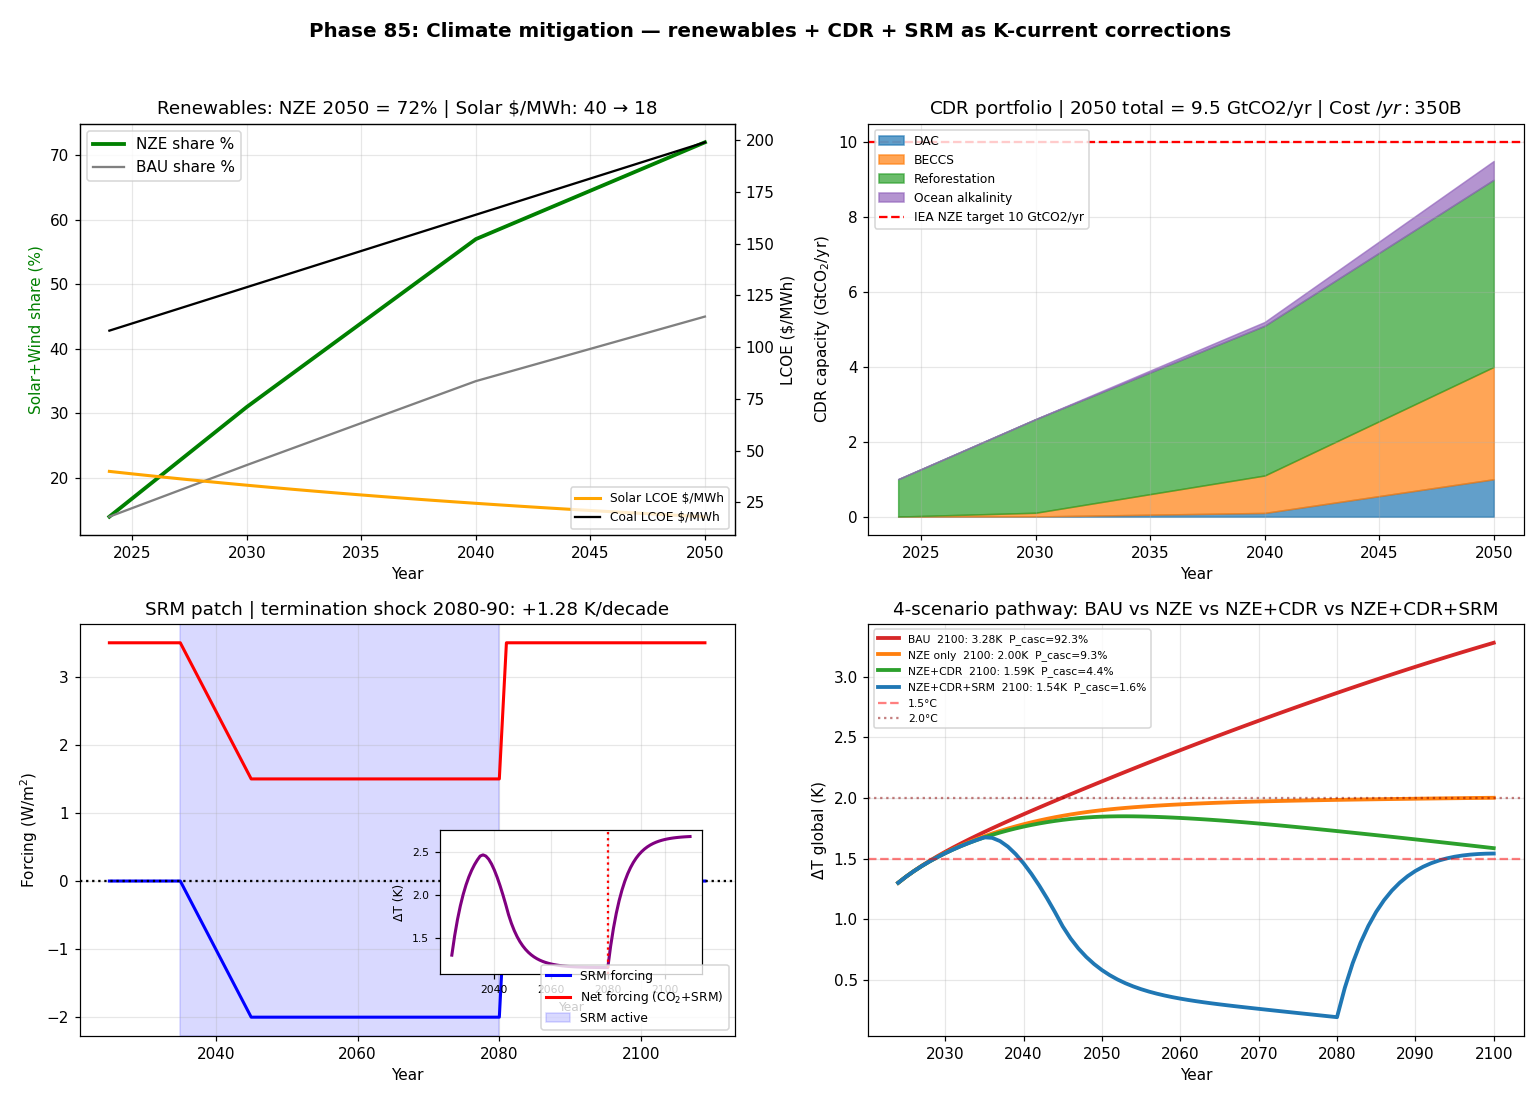

This figure's Python source:
"""
Phase 85: Climate mitigation — renewables, CDR, SRM
Tier 1 #11 — Phase 3/4

4 numerical experiments:
1. Renewable share trajectory (2024-2050) + LCOE curves
2. CDR portfolio buildup (DAC + BECCS + reforestation + ocean alkalinity)
3. SRM forcing patch + termination shock simulation
4. 4-scenario temperature pathway (BAU / NZE / NZE+CDR / NZE+CDR+SRM)

Output: climate_mitigation.png + climate_mitigation_summary.json
"""

import json
import math
import numpy as np
import matplotlib.pyplot as plt
from scipy.integrate import odeint

# ----------------------------------------------------------------------
# Constants
# ----------------------------------------------------------------------
GtC_per_ppm = 2.13
DF_2X = 3.93
LAMBDA = 1.3  # W/m^2/K feedback parameter
C_OCEAN = 8.0  # W*yr/m^2/K effective ocean heat capacity


# ----------------------------------------------------------------------
# Test 1: Renewables trajectory + LCOE
# ----------------------------------------------------------------------
def renewable_share(year, scenario="NZE"):
    """Combined solar+wind share of global electricity."""
    if scenario == "BAU":
        anchors = [(2024, 14), (2030, 22), (2040, 35), (2050, 45)]
    elif scenario == "NZE":
        anchors = [(2024, 14), (2030, 31), (2040, 57), (2050, 72)]
    else:
        anchors = [(2024, 14), (2030, 40), (2040, 65), (2050, 80)]
    yrs = np.array([a[0] for a in anchors])
    sh = np.array([a[1] for a in anchors])
    return float(np.interp(year, yrs, sh))


def lcoe_solar(year):
    """Wright's law: ~22%/doubling cost decline, anchored at $40/MWh in 2024."""
    if year < 2024:
        return 40 * (1.10) ** (2024 - year)
    return 40 * (0.97) ** (year - 2024)


def lcoe_coal(year):
    """Coal stays roughly flat with carbon price burden later."""
    base = 108
    carbon_burden = 0.0
    if year > 2024:
        carbon_burden = (year - 2024) * 3.5  # gradual carbon price impact
    return base + carbon_burden


def test1_renewables():
    years = np.arange(2024, 2051)
    sh_nze = np.array([renewable_share(y, "NZE") for y in years])
    sh_bau = np.array([renewable_share(y, "BAU") for y in years])
    lcoe_s = np.array([lcoe_solar(y) for y in years])
    lcoe_c = np.array([lcoe_coal(y) for y in years])
    return {
        "years": years.tolist(),
        "share_NZE": sh_nze.tolist(),
        "share_BAU": sh_bau.tolist(),
        "lcoe_solar": lcoe_s.tolist(),
        "lcoe_coal": lcoe_c.tolist(),
        "lcoe_solar_2050": float(lcoe_s[-1]),
        "lcoe_coal_2050": float(lcoe_c[-1]),
        "share_NZE_2050": float(sh_nze[-1]),
    }


# ----------------------------------------------------------------------
# Test 2: CDR portfolio
# ----------------------------------------------------------------------
def cdr_capacity_Mt(year, tech):
    """Returns capacity in MtCO2/yr for given tech."""
    if tech == "DAC":
        anchors = [(2024, 0.01), (2030, 5), (2040, 100), (2050, 1000)]
    elif tech == "BECCS":
        anchors = [(2024, 2), (2030, 100), (2040, 1000), (2050, 3000)]
    elif tech == "Reforestation":
        anchors = [(2024, 1000), (2030, 2500), (2040, 4000), (2050, 5000)]
    elif tech == "Ocean alkalinity":
        anchors = [(2024, 0), (2030, 1), (2040, 100), (2050, 500)]
    else:
        return 0.0
    yrs = np.array([a[0] for a in anchors])
    cap = np.array([a[1] for a in anchors])
    return float(np.interp(year, yrs, cap))


def cdr_cost(year, tech):
    """Cost in $/tCO2."""
    curves = {
        "DAC":           [(2024, 600), (2030, 300), (2040, 150), (2050, 50)],
        "BECCS":         [(2024, 100), (2030, 80),  (2040, 60),  (2050, 50)],
        "Reforestation": [(2024, 30),  (2030, 25),  (2040, 22),  (2050, 20)],
        "Ocean alkalinity": [(2024, 200), (2030, 180), (2040, 130), (2050, 100)],
    }
    anchors = curves.get(tech, [(2024, 0), (2050, 0)])
    yrs = np.array([a[0] for a in anchors])
    cv = np.array([a[1] for a in anchors])
    return float(np.interp(year, yrs, cv))


def test2_cdr():
    years = np.arange(2024, 2051)
    techs = ["DAC", "BECCS", "Reforestation", "Ocean alkalinity"]
    out = {}
    total = np.zeros(len(years))
    total_cost = np.zeros(len(years))
    for tech in techs:
        cap = np.array([cdr_capacity_Mt(y, tech) for y in years])
        cost = np.array([cdr_cost(y, tech) for y in years])
        out[tech] = {
            "capacity_Mt_yr": cap.tolist(),
            "cost_USD_t": cost.tolist(),
        }
        total += cap
        total_cost += cap * cost  # MtCO2 * $/t
    return {
        "years": years.tolist(),
        "techs": out,
        "total_capacity_Mt_yr": total.tolist(),
        "total_capacity_Gt_2050": float(total[-1] / 1000),
        "iea_nze_target_Gt": 10.0,
        "annual_cost_billion_USD_2050": float(total_cost[-1] / 1000),  # M$ -> B$
    }


# ----------------------------------------------------------------------
# Test 3: SRM forcing + termination shock
# ----------------------------------------------------------------------
def srm_forcing(year, start=2035, stop=2080, peak_F=2.0):
    """Returns negative forcing (W/m^2) from stratospheric aerosol injection."""
    if year < start or year > stop:
        return 0.0
    # Ramp up over 10 years, plateau, then continue until stop
    if year < start + 10:
        return -peak_F * (year - start) / 10.0
    return -peak_F


def test3_srm():
    years = np.arange(2025, 2110)
    F_srm = np.array([srm_forcing(y) for y in years])
    # Termination shock simulation
    # Assume CO2 forcing keeps ~3.5 W/m^2 in 2080. After SRM stops, net forcing jumps
    F_co2 = 3.5  # constant for illustration
    F_net = F_co2 + F_srm
    # EBM:
    T0 = 1.3  # starting K above preindustrial
    T = [T0]
    dt = 1.0
    for i in range(1, len(years)):
        dT = (F_net[i] - LAMBDA * T[-1]) / C_OCEAN
        T.append(T[-1] + dT * dt)
    T = np.array(T)
    # Termination shock magnitude: rise over 10 yr after 2080
    idx_2080 = np.where(years == 2080)[0][0]
    idx_2090 = np.where(years == 2090)[0][0]
    shock_K = float(T[idx_2090] - T[idx_2080])
    return {
        "years": years.tolist(),
        "F_srm_Wm2": F_srm.tolist(),
        "F_net_Wm2": F_net.tolist(),
        "T_K": T.tolist(),
        "termination_shock_K_over_10yr": shock_K,
        "T_during_SRM_2070": float(T[np.where(years == 2070)[0][0]]),
        "T_after_2090": float(T[idx_2090]),
    }


# ----------------------------------------------------------------------
# Test 4: 4-scenario temperature pathway
# ----------------------------------------------------------------------
def emissions_path(year, scenario):
    """GtC/yr emissions."""
    if scenario == "BAU":
        anchors = [(2024, 11), (2030, 12), (2050, 13), (2080, 13), (2100, 12)]
    elif scenario == "NZE":
        anchors = [(2024, 11), (2030, 9), (2040, 5), (2050, 1.5), (2070, 0.5), (2100, 0.3)]
    elif scenario in ("NZE_CDR", "NZE_CDR_SRM"):
        # Same emissions but CDR offsets later
        anchors = [(2024, 11), (2030, 9), (2040, 5), (2050, 1.5), (2070, 0.5), (2100, 0.3)]
    else:
        anchors = [(2024, 11), (2100, 11)]
    yrs = np.array([a[0] for a in anchors])
    ev = np.array([a[1] for a in anchors])
    return float(np.interp(year, yrs, ev))


def cdr_total_GtC(year):
    """Convert CDR portfolio (Mt CO2) -> GtC equivalent."""
    techs = ["DAC", "BECCS", "Reforestation", "Ocean alkalinity"]
    total_Mt = sum(cdr_capacity_Mt(year, t) for t in techs)
    # 1 GtCO2 = 0.273 GtC
    return total_Mt / 1000.0 * 0.273


def simulate_temperature(scenario):
    """Simple EBM with CO2-driven forcing + optional CDR/SRM."""
    years = np.arange(2024, 2101)
    M_a = 880.0  # GtC current
    T = [1.3]
    ppm_list = [422.0]
    for i, y in enumerate(years[1:], 1):
        E = emissions_path(y, scenario)
        CDR = cdr_total_GtC(y) if "CDR" in scenario else 0.0
        net_E = E - CDR
        # Natural sinks remove ~50% of net positive emissions
        if net_E > 0:
            sinks = 0.50 * net_E
        else:
            sinks = 0.30 * net_E  # 30% re-emitted when negative
        M_a = M_a + (net_E - sinks)
        ppm = 280.0 + (M_a - 600.0) / GtC_per_ppm
        F_co2 = 5.35 * math.log(ppm / 280.0)
        # SRM patch
        F_srm = srm_forcing(y) if "SRM" in scenario else 0.0
        F_net = F_co2 + F_srm
        dT = (F_net - LAMBDA * T[-1]) / C_OCEAN
        T.append(T[-1] + dT)
        ppm_list.append(ppm)
    return years.tolist(), np.array(T).tolist(), ppm_list


def test4_scenarios():
    scenarios = ["BAU", "NZE", "NZE_CDR", "NZE_CDR_SRM"]
    out = {}
    for sc in scenarios:
        years, T, ppm = simulate_temperature(sc)
        out[sc] = {
            "years": years,
            "T_K": T,
            "ppm": ppm,
            "T_2050_K": T[years.index(2050)],
            "T_2100_K": T[-1],
            "ppm_2050": ppm[years.index(2050)],
            "ppm_2100": ppm[-1],
        }
    # Cascade tipping probability at T_2100
    def tipping_prob(T, Tc, sigma=0.3):
        return 1.0 / (1.0 + math.exp(-(T - Tc) / sigma))
    Tc_list = [1.6, 1.7, 2.5]
    for sc in scenarios:
        T_peak = max(out[sc]["T_K"])
        p_cascade = 1.0
        for Tc in Tc_list:
            p_cascade *= tipping_prob(T_peak, Tc)
        out[sc]["T_peak_K"] = float(T_peak)
        out[sc]["P_cascade"] = float(p_cascade)
    return out


# ----------------------------------------------------------------------
# Figure
# ----------------------------------------------------------------------
def make_figure(t1, t2, t3, t4, path):
    fig, axes = plt.subplots(2, 2, figsize=(14, 10))

    # Panel 1: renewables share + LCOE
    ax = axes[0, 0]
    yrs = np.array(t1["years"])
    ax.plot(yrs, t1["share_NZE"], "g-", lw=2.5, label="NZE share %")
    ax.plot(yrs, t1["share_BAU"], "gray", lw=1.5, label="BAU share %")
    ax.set_xlabel("Year")
    ax.set_ylabel("Solar+Wind share (%)", color="g")
    ax2 = ax.twinx()
    ax2.plot(yrs, t1["lcoe_solar"], "orange", lw=2, label="Solar LCOE $/MWh")
    ax2.plot(yrs, t1["lcoe_coal"], "k", lw=1.5, label="Coal LCOE $/MWh")
    ax2.set_ylabel("LCOE ($/MWh)")
    ax.set_title(f"Renewables: NZE 2050 = {t1['share_NZE_2050']:.0f}% | Solar $/MWh: 40 → {t1['lcoe_solar_2050']:.0f}")
    ax.legend(loc="upper left")
    ax2.legend(loc="lower right", fontsize=8)
    ax.grid(alpha=0.3)

    # Panel 2: CDR portfolio
    ax = axes[0, 1]
    yrs = np.array(t2["years"])
    colors = ["#1f77b4", "#ff7f0e", "#2ca02c", "#9467bd"]
    bottom = np.zeros(len(yrs))
    for i, (tech, data) in enumerate(t2["techs"].items()):
        cap_Gt = np.array(data["capacity_Mt_yr"]) / 1000.0
        ax.fill_between(yrs, bottom, bottom + cap_Gt, color=colors[i],
                        alpha=0.7, label=tech)
        bottom += cap_Gt
    ax.axhline(t2["iea_nze_target_Gt"], color="red", ls="--",
               label=f"IEA NZE target {t2['iea_nze_target_Gt']:.0f} GtCO2/yr")
    ax.set_xlabel("Year")
    ax.set_ylabel("CDR capacity (GtCO$_2$/yr)")
    ax.set_title(f"CDR portfolio | 2050 total = {t2['total_capacity_Gt_2050']:.1f} GtCO2/yr | Cost $/yr: ${t2['annual_cost_billion_USD_2050']:.0f}B")
    ax.legend(fontsize=8, loc="upper left")
    ax.grid(alpha=0.3)

    # Panel 3: SRM forcing + termination shock
    ax = axes[1, 0]
    yrs = np.array(t3["years"])
    ax.plot(yrs, t3["F_srm_Wm2"], "b-", lw=2, label="SRM forcing")
    ax.plot(yrs, t3["F_net_Wm2"], "r-", lw=2, label="Net forcing (CO$_2$+SRM)")
    ax.axhline(0, ls=":", color="black")
    ax.axvspan(2035, 2080, alpha=0.15, color="blue", label="SRM active")
    ax.set_xlabel("Year")
    ax.set_ylabel("Forcing (W/m$^2$)")
    ax.set_title(f"SRM patch | termination shock 2080-90: +{t3['termination_shock_K_over_10yr']:.2f} K/decade")
    ax.legend(fontsize=8)
    ax.grid(alpha=0.3)
    ax_inset = ax.inset_axes([0.55, 0.15, 0.4, 0.35])
    ax_inset.plot(yrs, t3["T_K"], "purple", lw=2)
    ax_inset.axvline(2080, ls=":", color="red")
    ax_inset.set_xlabel("Year", fontsize=8)
    ax_inset.set_ylabel("ΔT (K)", fontsize=8)
    ax_inset.tick_params(labelsize=7)
    ax_inset.grid(alpha=0.3)

    # Panel 4: 4-scenario temperature pathway
    ax = axes[1, 1]
    cmap = {"BAU": "#d62728", "NZE": "#ff7f0e",
            "NZE_CDR": "#2ca02c", "NZE_CDR_SRM": "#1f77b4"}
    labels = {"BAU": "BAU", "NZE": "NZE only",
              "NZE_CDR": "NZE+CDR", "NZE_CDR_SRM": "NZE+CDR+SRM"}
    for sc, data in t4.items():
        ax.plot(data["years"], data["T_K"], color=cmap[sc], lw=2.5,
                label=f"{labels[sc]}  2100: {data['T_2100_K']:.2f}K  P_casc={data['P_cascade']*100:.1f}%")
    ax.axhline(1.5, ls="--", color="red", alpha=0.5, label="1.5°C")
    ax.axhline(2.0, ls=":", color="darkred", alpha=0.5, label="2.0°C")
    ax.set_xlabel("Year")
    ax.set_ylabel("ΔT global (K)")
    ax.set_title("4-scenario pathway: BAU vs NZE vs NZE+CDR vs NZE+CDR+SRM")
    ax.legend(fontsize=7, loc="upper left")
    ax.grid(alpha=0.3)

    plt.suptitle("Phase 85: Climate mitigation — renewables + CDR + SRM as K-current corrections",
                 fontsize=13, fontweight="bold")
    plt.tight_layout(rect=[0, 0, 1, 0.96])
    plt.savefig(path, dpi=110)
    plt.close()


# ----------------------------------------------------------------------
# Main
# ----------------------------------------------------------------------
if __name__ == "__main__":
    print("=" * 70)
    print("Phase 85: Climate mitigation — renewables + CDR + SRM")
    print("=" * 70)

    print("\n[Test 1] Renewables trajectory")
    t1 = test1_renewables()
    print(f"  Share NZE 2050:     {t1['share_NZE_2050']:.0f}%")
    print(f"  Solar LCOE 2050:    ${t1['lcoe_solar_2050']:.0f}/MWh")
    print(f"  Coal LCOE 2050:     ${t1['lcoe_coal_2050']:.0f}/MWh")

    print("\n[Test 2] CDR portfolio")
    t2 = test2_cdr()
    print(f"  Total 2050 CDR:     {t2['total_capacity_Gt_2050']:.1f} GtCO2/yr")
    print(f"  IEA NZE target:     {t2['iea_nze_target_Gt']:.0f} GtCO2/yr")
    print(f"  Annual cost 2050:   ${t2['annual_cost_billion_USD_2050']:.0f}B")

    print("\n[Test 3] SRM forcing + termination shock")
    t3 = test3_srm()
    print(f"  T during SRM 2070:  {t3['T_during_SRM_2070']:.2f} K")
    print(f"  T after stop 2090:  {t3['T_after_2090']:.2f} K")
    print(f"  Shock over 10 yr:   +{t3['termination_shock_K_over_10yr']:.2f} K")

    print("\n[Test 4] 4-scenario temperature pathway")
    t4 = test4_scenarios()
    for sc, data in t4.items():
        print(f"  {sc:14s} T2050={data['T_2050_K']:.2f}K  T2100={data['T_2100_K']:.2f}K  "
              f"T_peak={data['T_peak_K']:.2f}K  P_casc={data['P_cascade']*100:.1f}%")

    out = {
        "phase": 85,
        "title": "Climate mitigation — renewables + CDR + SRM",
        "test1_renewables": t1,
        "test2_cdr": {
            "total_capacity_Gt_2050": t2["total_capacity_Gt_2050"],
            "iea_nze_target_Gt": t2["iea_nze_target_Gt"],
            "annual_cost_billion_USD_2050": t2["annual_cost_billion_USD_2050"],
            "years": t2["years"][::4],
        },
        "test3_srm": {
            "termination_shock_K_over_10yr": t3["termination_shock_K_over_10yr"],
            "T_during_SRM_2070": t3["T_during_SRM_2070"],
            "T_after_2090": t3["T_after_2090"],
        },
        "test4_scenarios": {
            sc: {
                "T_2050_K": d["T_2050_K"],
                "T_2100_K": d["T_2100_K"],
                "T_peak_K": d["T_peak_K"],
                "ppm_2050": d["ppm_2050"],
                "ppm_2100": d["ppm_2100"],
                "P_cascade": d["P_cascade"],
            } for sc, d in t4.items()
        },
    }
    with open("climate_mitigation_summary.json", "w", encoding="utf-8") as f:
        json.dump(out, f, indent=2, ensure_ascii=False)
    print("\n  ✓ JSON saved: climate_mitigation_summary.json")

    make_figure(t1, t2, t3, t4, "climate_mitigation.png")
    print("  ✓ Figure saved: climate_mitigation.png")

    print("\n" + "=" * 70)
    print("Phase 85 complete: Best path NZE+CDR+SRM peaks {:.2f}K, cascade P={:.1f}%"
          .format(t4["NZE_CDR_SRM"]["T_peak_K"], t4["NZE_CDR_SRM"]["P_cascade"]*100))
    print("=" * 70)
